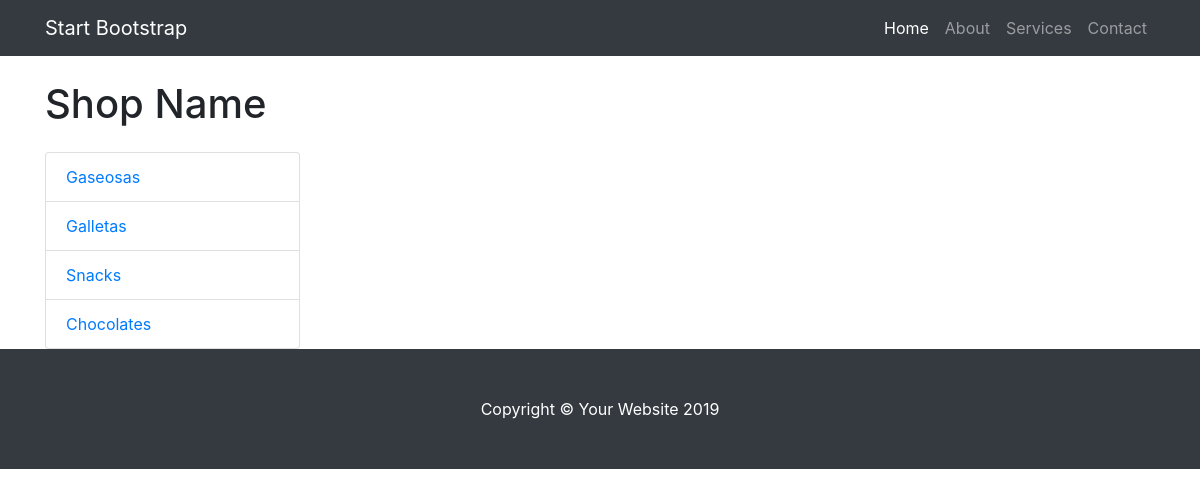
/tienda/producto/2/, run on the app's committed database.
### tienda/models.py (models this page shows, shortened)
class Categoria(models.Model):
    nombre = models.CharField(max_length=200)
    pub_date=models.DateTimeField('date published')

### tienda/views.py (the view)
# urls.py: path('producto/<int:producto_id>/', views.producto, name='producto'),
def producto(request, producto_id):
    producto = get_object_or_404(Producto, pk=producto_id)
    categorias = Categoria.objects.all()
    return render(request, 'producto.html', {'producto':producto,'categorias': categorias})

### tienda/templates/producto.html
{% extends "layout.html" %}
{% block categoria %}
<h1 class="my-4">Shop Name</h1>
    <div class="list-group">
        {% for categoria in categorias %}
        <a href="{% url 'tienda:categoria' categoria.id %}" class="list-group-item">{{ categoria.nombre}}</a>
        {% endfor %}
    </div>
{% endblock %}

### tienda/static/css/shop.css (style rules this page uses)
body { padding-top: 54px; }
@media (min-width: 992px) { body { padding-top: 56px; } }

### data on the page
Categoria: nombre "Gaseosas"
Categoria: nombre "Galletas"
Categoria: nombre "Snacks"
Categoria: nombre "Chocolates"
